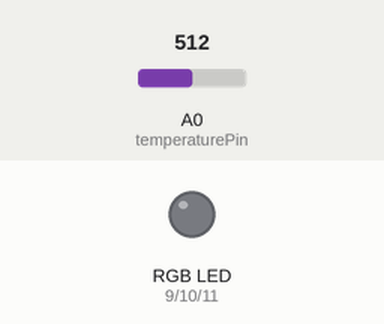
Simulated run of this sketch. Board: Arduino Uno, built with avr-gcc and run on an emulated ATmega328P. Parts: an RGB LED mixed from three pins (HIGH = lit). Inputs (shaded band) come from the test bench; at power-on: A0 (temperaturePin) = 512. Dim RGB values are drawn brighter than linear; what the sketch prints to the serial monitor is not drawn.

Above: at 0.1 s.
At 1.1 s:
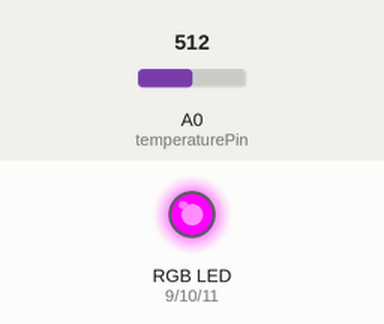
At 46.1 s:
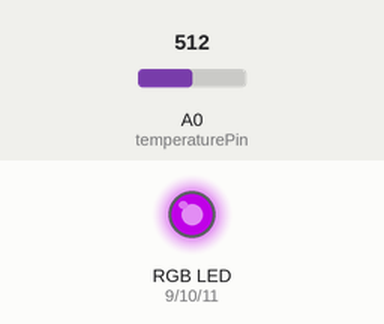
Timing chart, 0 to 47.6 s (numbered marks = the images above):
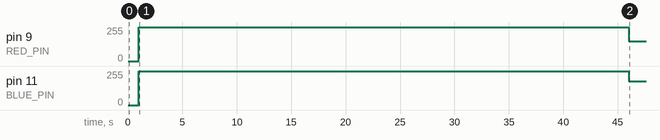

Measured:
- by itself, pin 9 (RED_PIN): 0/255 → 255/255 at 1.0 s, → 149/255 45.0 s later
- by itself, pin 11 (BLUE_PIN): 0/255 → 255/255 at 1.0 s, → 179/255 45.0 s later

The sketch:

CODE.ino
```cpp
/******************************************************************
 * HCDER
 * Constants, libraries, etc
/*****************************************************************/

// LIGHTS
const int RED_PIN = 9; //fitness
const int GREEN_PIN = 10; //mood ring
const int BLUE_PIN = 11;//productivity

const int DISPLAY_TIME = 1000;  // used in mainColors() to determine the
// length of time each color is displayed.
char currentColor;

// TEMPERATURE
const int temperaturePin = A0;
float myTemp = 0;
float myAverageTemp = 0;

// MOODS
char myMood;
char boundR; //--->PURPLE
char boundB; // Sad or Calm -----> BLUE
char boundD; // Neutral Down---> TEAL
char boundN;  // Neutral  ------> GREEN
char boundU;  // Neutral Up ----> YELLOW
char boundO; // Happy or Anxious ----> ORANGE
char boundC; // Excited or Angry ----> RED

int boundR_Purple[3] = { 149,0,179 }; //--->PURPLE
int boundB_Blue[3] = { 0,0,255 }; // Sad or Calm -----> BLUE
int boundD_Teal[3] = { 84,255,209 }; // Neutral Down---> TEAL
int boundN_Green[3] = { 0,255,0 };  // Neutral  ------> GREEN
int boundU_Yellow[3] = { 255,255,51 };  // Neutral Up ----> YELLOW
int boundO_Orange[3] = { 255,166,77 }; // Happy or Anxious ----> ORANGE
int boundC_Red[3] = { 255,0,0 }; // Excited or Angry ----> RED

 /******************************************************************
  * SETUP
  * Declare inputs and outputs
 /*****************************************************************/

void setup()  //Configure the Arduino pins to be outputs to drive the LEDs
{
    // Light Output
    pinMode(RED_PIN, OUTPUT);
    pinMode(GREEN_PIN, OUTPUT);
    pinMode(BLUE_PIN, OUTPUT);

    // Temperature Input
    Serial.begin(9600); //Initialize serial port & set baud rate to 9600 bits per second (bps)
}

void loop()
{
    // Measures the average temperature for the first 2 minutes
    if (myAverageTemp == 0) {

        float totalTemp = 0;
        for (int x = 30; x > 0; x--) {
            totalTemp += temperature();
            // Display reading mode
            digitalWrite(RED_PIN, HIGH);
            digitalWrite(GREEN_PIN, LOW);
            digitalWrite(BLUE_PIN, HIGH);
            delay(500);
        }

        // SETTING ALL BASELINE TEMPERATURES
        myAverageTemp = totalTemp / 30;

        boundR = myAverageTemp - 3;
        boundB = myAverageTemp - 2; // Sad or Calm -----> BLUE
        boundD = myAverageTemp - 1; // Neutral Down---> TCL
        boundN = myAverageTemp; // Neutral  ------> GREEN
        boundU = myAverageTemp + 1; // Neutral Up ----> YELLOW
        boundO = myAverageTemp + 2; // Happy or Anxious ----> ORANGE
        boundC = myAverageTemp + 3; // Excited or Angry ----> RED
    }

    // TEMPERATURE
    myTemp = temperature();

    // GET COLOR WITH TEMPERATURE (DICTIONARY)
   // myMood = switchMood(myTemp);
    DisplayMood(myTemp);
    // myMood color transition
  //  transitionColor(currentColor, myMood);
    //currentColor = myMood;

    // PRINT LOG
   //printLog(char myMood);

}

/******************************************************************
 * void temperature()
 * This function executes the reading and celsius transformation
/*****************************************************************/

void DisplayMood(float myTemp) {

    if (myTemp > boundR && myTemp <= boundB) {
        analogWrite(RED_PIN, 0);
        analogWrite(GREEN_PIN, 0);
        analogWrite(BLUE_PIN, 255);
        delay(10);
    }

    else if (myTemp <= boundD) {
        analogWrite(RED_PIN, 84);
        analogWrite(GREEN_PIN, 255);
        analogWrite(BLUE_PIN, 209);
        delay(10);
    }
    else if (myTemp <= boundN) {
        analogWrite(RED_PIN, 0);
        analogWrite(GREEN_PIN, 255);
        analogWrite(BLUE_PIN, 0);
        delay(10);
    }
    else if (myTemp <= boundU) {
        analogWrite(RED_PIN, 255);
        analogWrite(GREEN_PIN, 255);
        analogWrite(BLUE_PIN, 51);
        delay(10);
    }
    else if (myTemp <= boundO) {
        analogWrite(RED_PIN, 255);
        analogWrite(GREEN_PIN, 166);
        analogWrite(BLUE_PIN, 77);
        delay(10);
    }
    else if (myTemp <= boundC) {
        analogWrite(RED_PIN, 255);
        analogWrite(GREEN_PIN, 0);
        analogWrite(BLUE_PIN, 0);
        delay(10);
    } // C for Crimson
    else {
        analogWrite(RED_PIN, 149);
        analogWrite(GREEN_PIN, 0);
        analogWrite(BLUE_PIN, 179);
        delay(10);
    }

}


char switchMood(float myTemp) {

    if (myTemp > boundR && myTemp <= boundB) { return 'B'; }
    else if (myTemp <= boundD) { return 'D'; }
    else if (myTemp <= boundN) { return 'N'; }
    else if (myTemp <= boundU) { return 'U'; }
    else if (myTemp <= boundO) { return 'O'; }
    else if (myTemp <= boundC) { return 'C'; } // C for Crimson
    else { return 'R'; }

}

void transitionColor(char currentColor, char myMood) {
    int currentLight[3] = { 0,0,0 };
    int nextLight[3] = { 0,0,0 };

    if (currentColor == 'R') {
        currentLight[1] = 255;
        currentLight[2] = 255;
        currentLight[3] = 255;
        //  currentLight[1] = boundR_Purple[1];
        //  currentLight[2] = boundR_Purple[2];
        //  currentLight[3] = boundR_Purple[3];
    }
    else if (currentColor == 'B') {
        currentLight[1] = boundB_Blue[1];
        currentLight[2] = boundB_Blue[2];
        currentLight[3] = boundB_Blue[3];
    }
    else if (currentColor == 'D')
    {
        currentLight[1] = boundD_Teal[1];
        currentLight[2] = boundD_Teal[2];
        currentLight[3] = boundD_Teal[3];
    }
    else if (currentColor == 'N') {
        currentLight[1] = boundN_Green[1];
        currentLight[2] = boundN_Green[2];
        currentLight[3] = boundN_Green[3];
    }
    else if (currentColor == 'U') {
        currentLight[1] = boundU_Yellow[1];
        currentLight[2] = boundU_Yellow[2];
        currentLight[3] = boundU_Yellow[3];
    }
    else if (currentColor == 'O') {
        currentLight[1] = boundO_Orange[1];
        currentLight[2] = boundO_Orange[2];
        currentLight[3] = boundO_Orange[3];
    }
    else if (currentColor == 'C') {
        currentLight[1] = boundC_Red[1];
        currentLight[2] = boundC_Red[2];
        currentLight[3] = boundC_Red[3];
    }
    else {
        //  currentLight[1] = boundR_Purple[1];
         // currentLight[2] = boundR_Purple[2];
         // currentLight[3] = boundR_Purple[3];
        currentLight[1] = 255;
        currentLight[2] = 255;
        currentLight[3] = 255;
    }


    if (myMood == 'R') {
        nextLight[1] = 255;
        nextLight[2] = 255;
        nextLight[3] = 255;
        //nextLight[1] = boundR_Purple[1];
       // nextLight[2] = boundR_Purple[2];
       // nextLight[3] = boundR_Purple[3];
    }
    else if (myMood == 'B') {
        nextLight[1] = boundB_Blue[1];
        nextLight[2] = boundB_Blue[2];
        nextLight[3] = boundB_Blue[3];
    }
    else if (myMood == 'D')
    {
        nextLight[1] = boundD_Teal[1];
        nextLight[2] = boundD_Teal[2];
        nextLight[3] = boundD_Teal[3];
    }
    else if (myMood == 'N') {

        nextLight[1] = boundN_Green[1];
        nextLight[2] = boundN_Green[2];
        nextLight[3] = boundN_Green[3];
    }
    else if (myMood == 'U') {
        nextLight[1] = boundU_Yellow[1];
        nextLight[2] = boundU_Yellow[2];
        nextLight[3] = boundU_Yellow[3];
    }
    else if (myMood == 'O') {
        nextLight[1] = boundO_Orange[1];
        nextLight[2] = boundO_Orange[2];
        nextLight[3] = boundO_Orange[3];
    }
    else if (myMood == 'C') {
        nextLight[1] = boundC_Red[1];
        nextLight[2] = boundC_Red[2];
        nextLight[3] = boundC_Red[3];
    }
    else {
        nextLight[1] = 255;
        nextLight[2] = 255;
        nextLight[3] = 255;
        //  nextLight[1] = boundR_Purple[1];
         // nextLight[2] = boundR_Purple[2];
        //  nextLight[3] = boundR_Purple[3];
    }

    int redIntensity1 = currentLight[1];
    int greenIntensity1 = currentLight[2];
    int blueIntensity1 = currentLight[3];

    int redIntensity2 = nextLight[1];
    int greenIntensity2 = nextLight[2];
    int blueIntensity2 = nextLight[3];

    while (redIntensity1 != redIntensity2 && greenIntensity1 != greenIntensity2 && blueIntensity1 != blueIntensity2) {

        if (redIntensity1 < redIntensity2) { redIntensity1++; }
        if (redIntensity1 > redIntensity2) { redIntensity1--; }

        if (greenIntensity1 < greenIntensity2) { greenIntensity1++; }
        if (greenIntensity1 > greenIntensity2) { greenIntensity1--; }

        if (blueIntensity1 < blueIntensity2) { blueIntensity1++; }
        if (blueIntensity1 > blueIntensity2) { blueIntensity1--; }

        analogWrite(RED_PIN, redIntensity1);
        analogWrite(GREEN_PIN, greenIntensity1);
        analogWrite(BLUE_PIN, blueIntensity1);
        delay(100);
    }
}


void RGB(int color)
{
    int redIntensity;
    int greenIntensity;
    int blueIntensity;

    color = constrain(color, 0, 767); // constrain the input value to a range of values from 0 to 767

      // if statement breaks down the "color" into three ranges:
    if (color <= 255)       // RANGE 1 (0 - 255) - red to green
    {
        redIntensity = 255 - color;    // red goes from on to off
        greenIntensity = color;        // green goes from off to on
        blueIntensity = 0;             // blue is always off
    }
    else if (color <= 511)  // RANGE 2 (256 - 511) - green to blue
    {
        redIntensity = 0;                     // red is always off
        greenIntensity = 511 - color;         // green on to off
        blueIntensity = color - 256;          // blue off to on
    }
    else                    // RANGE 3 ( >= 512)- blue to red
    {
        redIntensity = color - 512;         // red off to on
        greenIntensity = 0;                 // green is always off
        blueIntensity = 767 - color;        // blue on to off
    }

    // "send" intensity values to the Red, Green, Blue Pins using analogWrite()
    analogWrite(RED_PIN, redIntensity);
    analogWrite(GREEN_PIN, greenIntensity);
    analogWrite(BLUE_PIN, blueIntensity);

}

//void printLog(char mood) {
//}

float temperature()
{

    float voltage, degreesC, degreesF; //Declare 3 floating point variables

    voltage = getVoltage(temperaturePin); //Measure the voltage at the analog pin

    degreesC = (voltage - 0.5) * 100.0; // Convert the voltage to degrees Celsius

    degreesF = degreesC * (9.0 / 5.0) + 32.0; //Convert degrees Celsius to Fahrenheit

    //Now print to the Serial monitor. Remember the baud must be 9600 on your monitor!
    // These statements will print lines of data like this:
    // "voltage: 0.73 deg C: 22.75 deg F: 72.96"

    Serial.print("  deg C: ");
    Serial.print(degreesC);
    Serial.print("   ");
    delay(1000); // repeat once per second (change as you wish!)

    return degreesC;
}


float getVoltage(int pin)   //Function to read and return
                            //floating-point value (true voltage)
                            //on analog pin
{

    return (analogRead(pin) * 0.004882814);
    // This equation converts the 0 to 1023 value that analogRead()
    // returns, into a 0.0 to 5.0 value that is the true voltage
    // being read at that pin.
}


/******************************************************************
 * void moodColors()
 * This function allows for the LED display for the mood mode
 * Color represents emotion based on heartrate
 * blue should be calm
 * green happy
 * red angry
 * pink nervous
  */
  /*****************************************************************/
void moodColors(char myMood)
{
    //mood mode
// Red
    digitalWrite(RED_PIN, HIGH);
    digitalWrite(GREEN_PIN, LOW);
    digitalWrite(BLUE_PIN, LOW);
    delay(DISPLAY_TIME);

    // Green
    digitalWrite(RED_PIN, LOW);
    digitalWrite(GREEN_PIN, HIGH);
    digitalWrite(BLUE_PIN, LOW);
    delay(DISPLAY_TIME);

    // Blue
    digitalWrite(RED_PIN, LOW);
    digitalWrite(GREEN_PIN, LOW);
    digitalWrite(BLUE_PIN, HIGH);
    delay(DISPLAY_TIME);

    // Yellow (Red and Green)
    digitalWrite(RED_PIN, HIGH);
    digitalWrite(GREEN_PIN, HIGH);
    digitalWrite(BLUE_PIN, LOW);
    delay(DISPLAY_TIME);

    // Cyan (Green and Blue)
    digitalWrite(RED_PIN, LOW);
    digitalWrite(GREEN_PIN, HIGH);
    digitalWrite(BLUE_PIN, HIGH);
    delay(DISPLAY_TIME);

    // Purple (Red and Blue)
    digitalWrite(RED_PIN, HIGH);
    digitalWrite(GREEN_PIN, LOW);
    digitalWrite(BLUE_PIN, HIGH);
    delay(DISPLAY_TIME);

}


/******************************************************************
 * void showSpectrum()
 *
 * Steps through all the colors of the RGB LED, displaying a rainbow.
 * showSpectrum() calls a function RGB(int color) that translates a number
 * from 0 to 767 where 0 = all RED, 767 = all RED
 *
 * Breaking down tasks down into individual functions like this
 * makes your code easier to follow, and it allows.
 * parts of your code to be re-used.
/*****************************************************************/


/******************************************************************
 * void RGB(int color)
 *
 * RGB(###) displays a single color on the RGB LED.
 * Call RGB(###) with the number of a color you want
 * to display. For example, RGB(0) displays pure RED, RGB(255)
 * displays pure green.
 *
 * This function translates a number between 0 and 767 into a
 * specific color on the RGB LED. If you have this number count
 * through the whole range (0 to 767), the LED will smoothly
 * change color through the entire spectrum.
 *
 * The "base" numbers are:
 * 0   = pure red
 * 255 = pure green
 * 511 = pure blue
 * 767 = pure red (again)
 *
 * Numbers between the above colors will create blends. For
 * example, 640 is midway between 512 (pure blue) and 767
 * (pure red). It will give you a 50/50 mix of blue and red,
 * resulting in purple.
/*****************************************************************/

// CODE SOURCES
/******************************************************************
 * SparkFun Inventor's Kit
 * Example sketch 03 -- RGB LED
 *
 * Make an RGB LED display a rainbow of colors!

 * Version 2.0 6/2012 MDG
 * Version 2.1 9/2014 BCH
 *****************************************************************/
```
